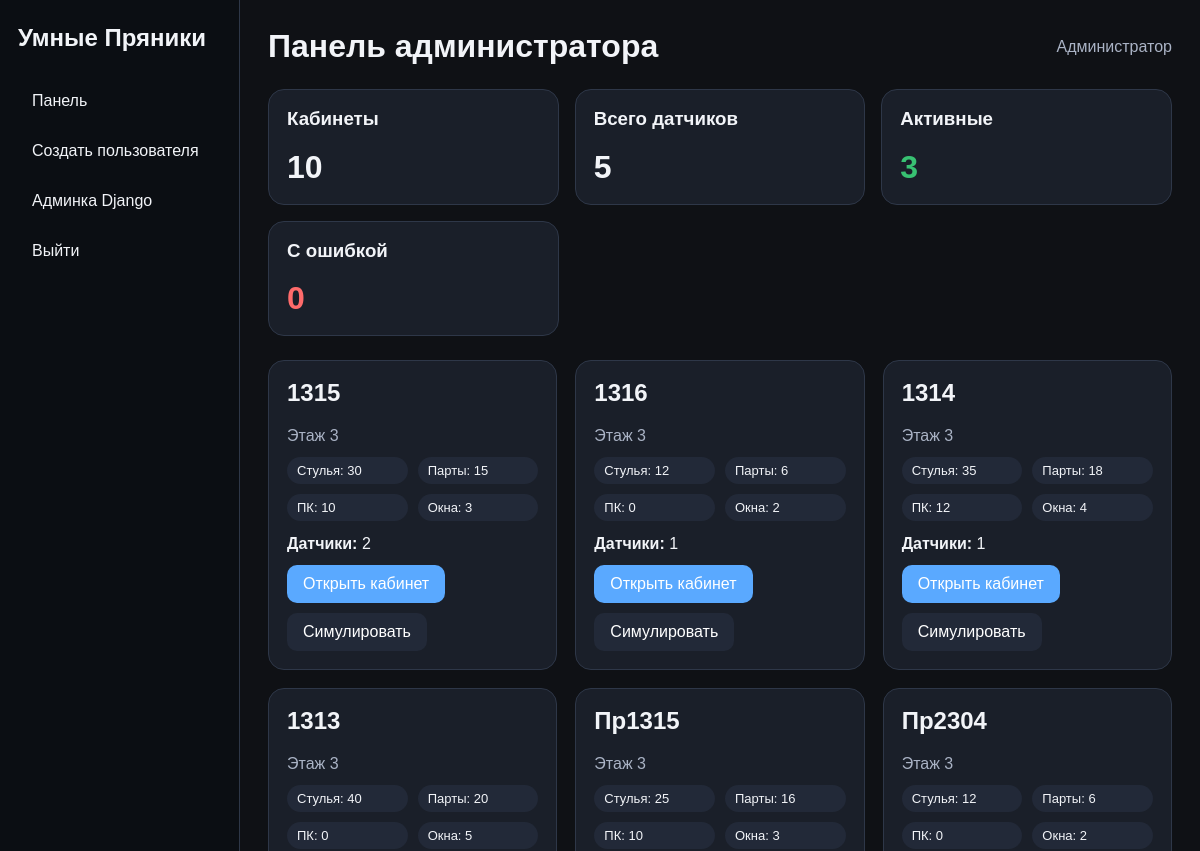
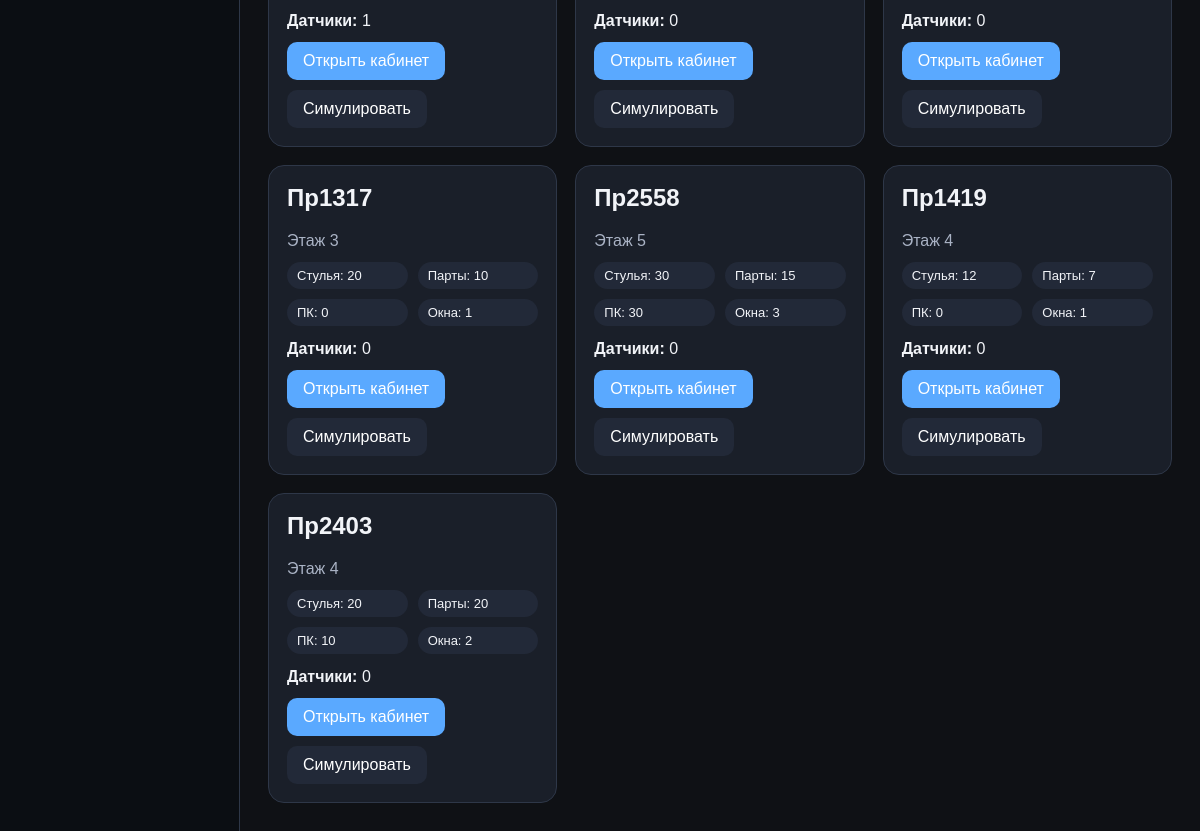
Page /dashboard/ (signed in) on the earlier database version (2 pictures, top to bottom).
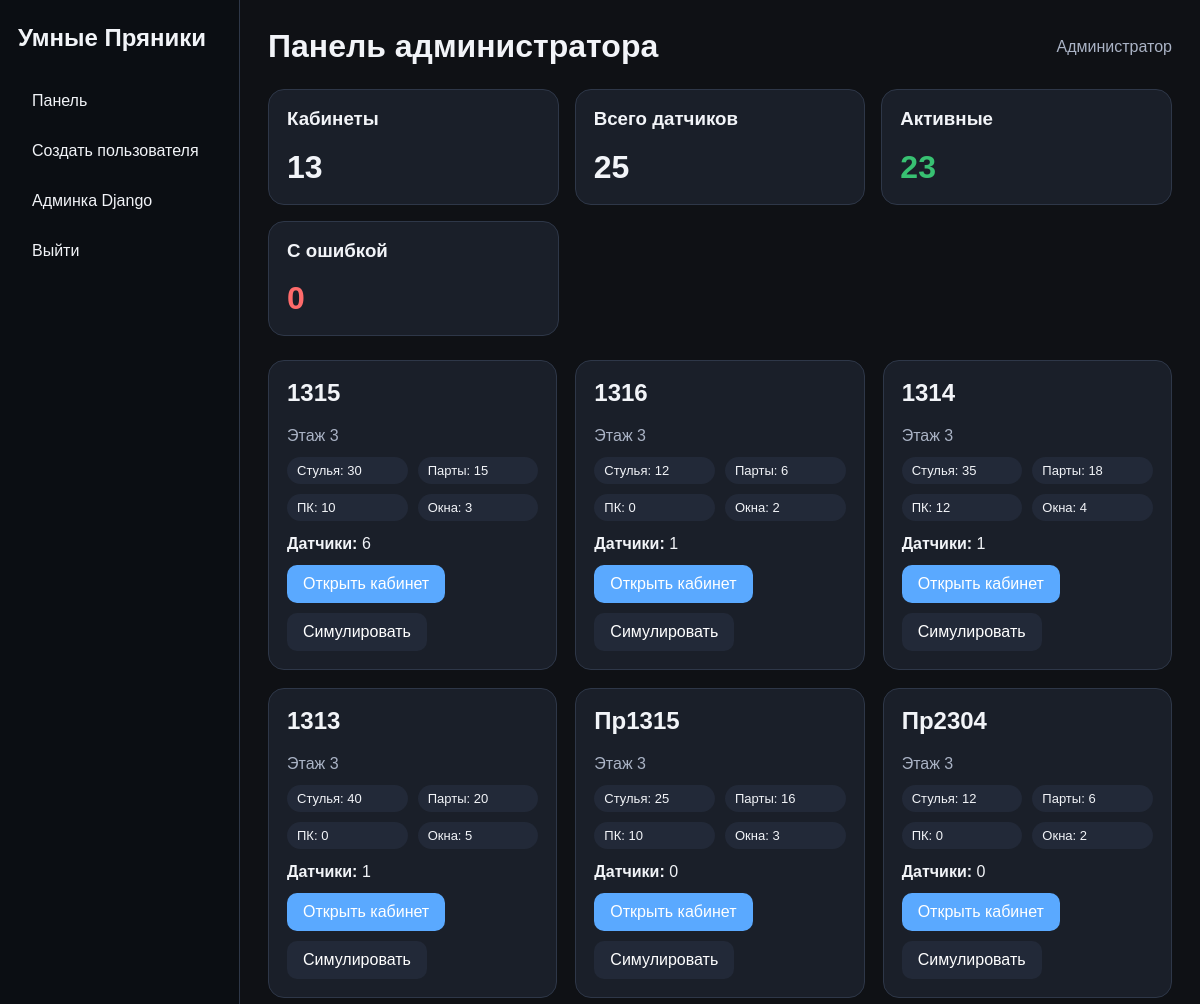
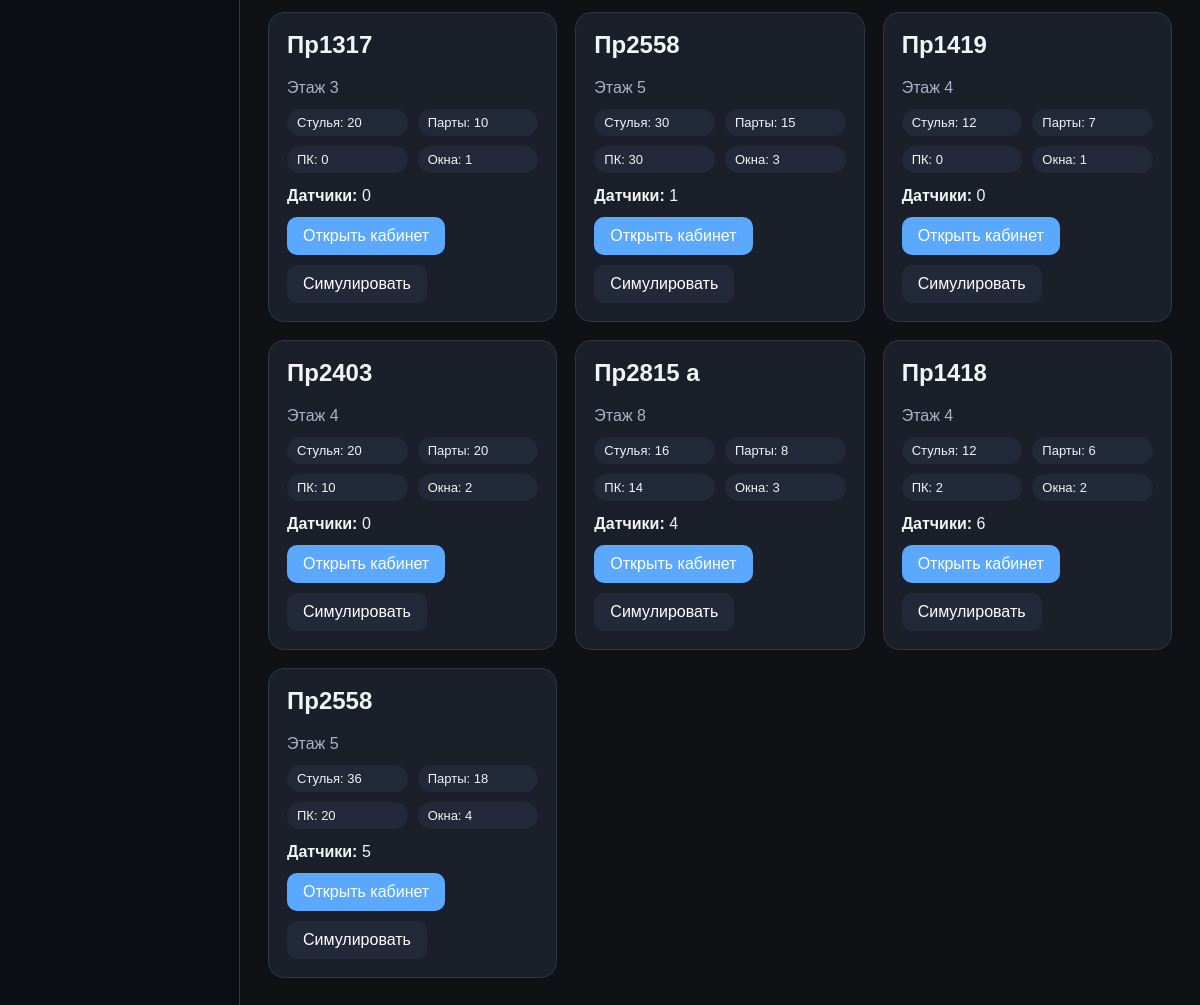
Same page on the later database version (2 pictures, top to bottom).
### university/models.py (models this page shows, shortened)
class Room(models.Model):
    name = models.CharField("Название кабинета", max_length=50)
    floor = models.IntegerField("Этаж")
    chairs = models.IntegerField("Количество стульев", default=0)
    desks = models.IntegerField("Количество парт", default=0)
    computers = models.IntegerField("Количество компьютеров", default=0)
    windows = models.IntegerField("Количество окон", default=0)
    description = models.TextField("Описание кабинета", blank=True)
    window_open = models.BooleanField("Окна открыты", default=False)
    conditioners = models.IntegerField("Количество кондиционеров", default=0)
    class Meta:
        verbose_name = "Кабинет"
        verbose_name_plural = "Кабинеты"

### university/views.py (the view)
# urls.py: path("dashboard/", views.dashboard_home, name="dashboard_home"),
@moderator_or_admin_required
def dashboard_home(request):
    rooms = Room.objects.prefetch_related("sensor_set__sensor_type", "conditioner_set").all()
    total_rooms = rooms.count()
    total_sensors = sum(room.sensor_set.count() for room in rooms)
    active_sensors = sum(room.sensor_set.filter(status="active").count() for room in rooms)
    error_sensors = sum(room.sensor_set.filter(status="error").count() for room in rooms)
    context = {
        "rooms": rooms,
        "total_rooms": total_rooms,
        "total_sensors": total_sensors,
        "active_sensors": active_sensors,
        "error_sensors": error_sensors,
        "title": "Панель администратора",
    }
    return render(request, "dashboard/home.html", context)

### university/context_processors.py (called while the page is built, shortened)
def unread_notification_popup(request):
    if not request.user.is_authenticated:
        return {"popup_notifications": []}
    if request.session.get("notifications_popup_shown") is True:
        return {"popup_notifications": []}

### university/templates/dashboard/home.html
{% extends "dashboard/base.html" %}
{% block content %}
<div class="grid">
    <div class="card">
        <h3>Кабинеты</h3>
        <div style="font-size: 32px; font-weight: 700;">{{ total_rooms }}</div>
    </div>
    <div class="card">
        <h3>Всего датчиков</h3>
        <div style="font-size: 32px; font-weight: 700;">{{ total_sensors }}</div>
    </div>
    <div class="card">
        <h3>Активные</h3>
        <div style="font-size: 32px; font-weight: 700;" class="status-active">{{ active_sensors }}</div>
    </div>
    <div class="card">
        <h3>С ошибкой</h3>
        <div style="font-size: 32px; font-weight: 700;" class="status-error">{{ error_sensors }}</div>
    </div>
</div>
<div style="margin-top: 24px;" class="room-grid">
    {% for room in rooms %}
        <div class="card">
            <h2>{{ room.name }}</h2>
            <div class="muted">Этаж {{ room.floor }}</div>
            <div class="room-meta">
                <div class="pill">Стулья: {{ room.chairs }}</div>
                <div class="pill">Парты: {{ room.desks }}</div>
                <div class="pill">ПК: {{ room.computers }}</div>
                <div class="pill">Окна: {{ room.windows }}</div>
            </div>
            <div style="margin-top: 14px;">
                <strong>Датчики:</strong> {{ room.sensor_set.count }}
            </div>
            <div class="actions">
                <a class="btn" href="{% url 'university:room_detail' room.id %}">Открыть кабинет</a>
                <a class="btn btn-secondary" href="{% url 'university:room_simulate' room.id %}">Симулировать</a>
            </div>
        </div>
    {% empty %}
        <div class="card">
            <h3>Кабинеты не найдены</h3>
            <p class="muted">Сначала добавь кабинеты в админке.</p>
            <a class="btn" href="/admin/university/room/">Перейти в админку</a>
        </div>
    {% endfor %}
</div>
{% endblock %}

### university/templates/dashboard/base.html (shortened to what this page needs)
<!DOCTYPE html>
<html lang="ru">
<head>
</head>
<body>
    <div class="layout">
        <aside class="sidebar">
            <div class="brand">Умные Пряники</div>
            <nav class="nav">
                <a href="{% url 'university:dashboard_home' %}">Панель</a>
                {% if request.user.is_superuser %}
                <a href="/accounts/create/">Создать пользователя</a>
                <a href="/admin/">Админка Django</a>
                {% endif %}
                <a href="/accounts/logout/">Выйти</a>
            </nav>
        </aside>
        <main class="main">
            <div class="topbar">
                <div>
                    <h1 style="margin:0;">{{ title|default:"Панель администратора" }}</h1>
                </div>
                <div class="topbar-right">
                    {% if request.user.is_authenticated %}
                    <span class="muted">
                        {% if request.user.is_superuser %}
                        Администратор
                        {% elif request.user.profile %}
                        {{ request.user.profile.get_full_name|default:request.user.username }}
                        {% else %}
                        {{ request.user.username }}
                        {% endif %}
                    </span>
                    {% endif %}
                </div>
            </div>
            {% block content %}{% endblock %}
        </main>
    </div>
</body>
</html>

### university/templates/dashboard/base.html (style rules this page uses)
:root { --bg: #0f1115; --card: #1a1f29; --card-2: #222938; --text: #f2f4f8; --muted: #aab3c5; --accent: #5aa9ff; --ok: #38c172; --warn: #f2c94c; --bad: #ff6b6b; --border: #2e3748; }
* { box-sizing: border-box; }
body { margin: 0; font-family: Arial, sans-serif; background: var(--bg); color: var(--text); }
.layout { display: flex; min-height: 100vh; }
.sidebar { width: 240px; background: #0b0e13; border-right: 1px solid var(--border); padding: 24px 18px; }
.brand { font-size: 24px; font-weight: 700; margin-bottom: 28px; }
.nav a { display: block; color: var(--text); text-decoration: none; padding: 12px 14px; border-radius: 10px; margin-bottom: 8px; background: transparent; }
.main { flex: 1; padding: 28px; }
.topbar { display: flex; justify-content: space-between; align-items: center; margin-bottom: 24px; gap: 16px; }
.topbar-right { display: flex; align-items: center; gap: 12px; flex-wrap: wrap; }
.grid { display: grid; grid-template-columns: repeat(auto-fit, minmax(220px, 1fr)); gap: 16px; }
.card { background: var(--card); border: 1px solid var(--border); border-radius: 16px; padding: 18px; }
.card h3, .card h2, .card h1 { margin-top: 0; }
.muted { color: var(--muted); }
.btn { display: inline-block; padding: 10px 16px; border-radius: 10px; background: var(--accent); color: white; text-decoration: none; border: none; cursor: pointer; }
.btn-secondary { background: var(--card-2); }
.actions { display: flex; gap: 10px; flex-wrap: wrap; margin-top: 12px; }
.status-active { color: var(--ok); font-weight: 700; }
.status-error { color: var(--bad); font-weight: 700; }
.room-grid { display: grid; grid-template-columns: repeat(auto-fit, minmax(280px, 1fr)); gap: 18px; }
.room-meta { display: grid; grid-template-columns: repeat(2, 1fr); gap: 10px; margin-top: 12px; }
.pill { display: inline-block; padding: 6px 10px; border-radius: 999px; background: var(--card-2); color: var(--text); font-size: 13px; }

Differences in the rows shown:
computed for Room (number 1 of 13 on the later page): sensor_set.count "2" → "6"
computed for Room (number 8 of 13 on the later page): sensor_set.count "0" → "1"
added Room: name "Пр2815 а", floor "8", chairs "16", desks "8", computers "14", windows "3", sensor_set.count "4"
added Room: name "Пр1418", floor "4", chairs "12", desks "6", computers "2", windows "2", sensor_set.count "6"
added Room: name "Пр2558", floor "5", chairs "36", desks "18", computers "20", windows "4", sensor_set.count "5"
Other differences:
{{ total_rooms }}: "10" → "13"
{{ total_sensors }}: "5" → "25"
{{ active_sensors }}: "3" → "23"
